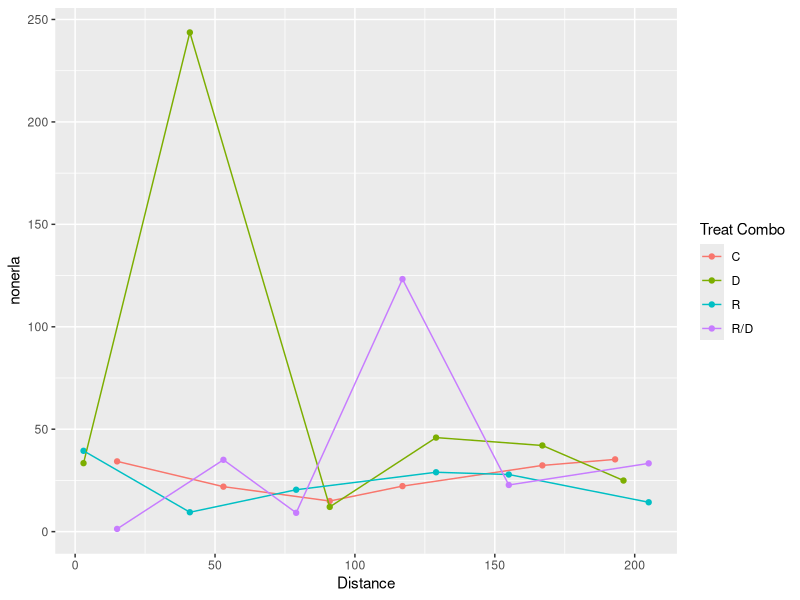
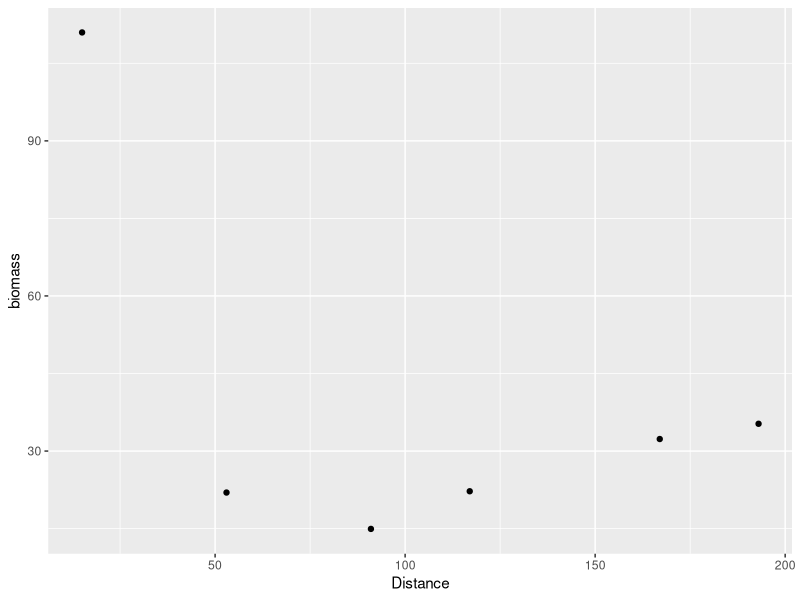

The R source for these figures, in order: (Note: this script raises an error after producing the figures.)
rm(list = ls())

library(tidyverse)

sp_info <- read_csv('data/species_info.csv')
biomass <- readxl::read_xls('data/Bodega biomass 2010 v3.xls')

biomass <- 
  biomass %>% 
  gather( species, biomass , c(`total biomass`:aica)) 

tbio <- 
  biomass %>% 
  filter( species == 'total biomass' ) 

biomass %>% 
  filter( species %in% c('total biomass', 'erla')) %>% 
  spread( species, biomass, fill = 0) %>% 
  mutate( nonerla = `total biomass` - erla) %>% 
  ggplot( aes( x = Distance, y = nonerla, color = `Treat Combo`)) + 
  geom_point() + 
  geom_line()
  

tbio %>% 
  filter( `Treat Combo` == 'C') %>% 
  ggplot(aes( x = Distance, y = biomass)) + 
  geom_point()

tbio$Excluded <- factor(tbio$`Treat Combo`, labels = c('None', 'Deer', 'Rabbits', 'Deer & Rabbits'))

gg_biomass <- 
  tbio %>% 
  ggplot(aes( x = Distance, y = biomass , color = Excluded, shape = Excluded)) + 
  geom_point() + 
  geom_line() + 
  theme_bw() + 
  theme(panel.grid = element_blank()) + 
  ylab( 'Total biomass (g)')

ggsave(gg_biomass, filename = 'figures/total_biomass_on_gradient.png', width = 5, height = 3 )

mod1 <- lm(data = tbio, log( biomass) ~ Distance)
summary(mod1)  

drop1(mod1, test = 'Chisq')

mod2 <- lm(data = tbio, log(biomass) ~ Distance + Jackrabbits + Deer + Jackrabbits*Deer)
summary(mod2)

drop1(mod2, test = 'Chisq')


unique( biomass$species )
biomass %>% 
  group_by( Distance, `Treat Combo`) %>% 
  summarise( total = biomass[species == 'total biomass'] , 
             total2 = sum(biomass[species != 'total biomass'], na.rm = T), 
             mix =  sum(biomass[species == 'mixture'], na.rm = T)) %>% 
  mutate( nmix = total - mix)

biomass %>% 
  filter( species == 'mixture' ) %>% 
  ggplot(aes( x = Distance, y = biomass , color = `Treat Combo`)) + 
  geom_point() + 
  geom_line() + 
  geom_smooth(aes( group = 1), method = 'lm', se = F, col = 'gray', linetype = 2)
 


